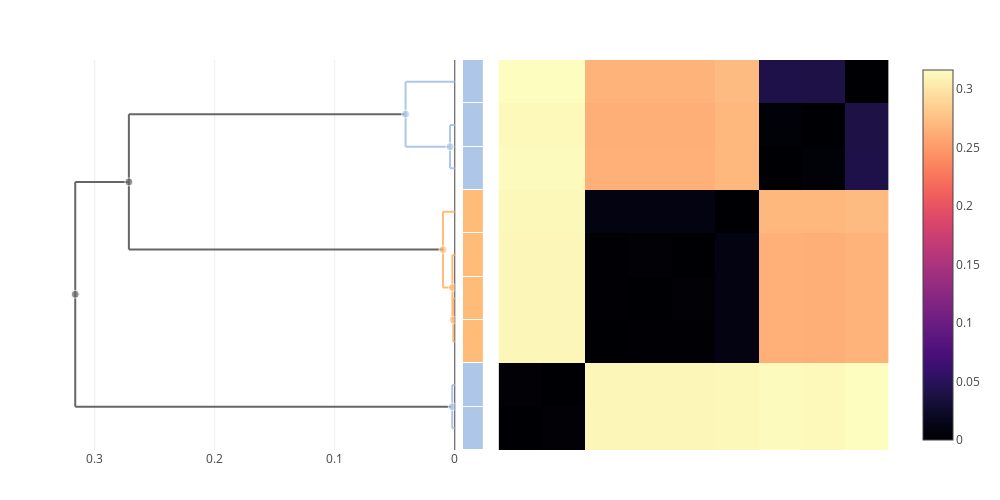

Notebook code cell kept with this figure:
### Code cell
plot(multi_clustermap(cdata, ["californicus", "griseus"]))

### Figure 1 — Plotly figure (JSON) as saved in the notebook; plotly's stock layout.template omitted (floating-point values rounded to 4 significant figures; data arrays with more than 128 entries replaced by an {"elided": "..."} marker saying what was removed)
{"data": [{"colorscale": {"elided": "256x2 mixed values"}, "type": "heatmap", "x": [0.5, 1.5, 2.5, 3.5, 4.5, 5.5, 6.5, 7.5, 8.5, 9.5], "y": [0.5, 1.5, 2.5, 3.5, 4.5, 5.5, 6.5, 7.5, 8.5, 9.5], "z": [[0, 0.002129, 0.3115, 0.3114, 0.3113, 0.3134, 0.3148, 0.3138, 0.3162], [0.002129, 0, 0.3114, 0.3112, 0.3115, 0.3134, 0.3149, 0.314, 0.3162], [0.3115, 0.3114, 0, 0.001255, 0.001569, 0.009859, 0.264, 0.2629, 0.2662], [0.3114, 0.3112, 0.001255, 0, 0.001987, 0.009445, 0.2641, 0.263, 0.2663], [0.3113, 0.3115, 0.001569, 0.001987, 0, 0.009343, 0.2639, 0.2628, 0.2663], [0.3134, 0.3134, 0.009859, 0.009445, 0.009343, 0, 0.2696, 0.2686, 0.2715], [0.3148, 0.3149, 0.264, 0.2641, 0.2639, 0.2696, 0, 0.00396, 0.04098], [0.3138, 0.314, 0.2629, 0.263, 0.2628, 0.2686, 0.00396, 0, 0.03945], [0.3162, 0.3162, 0.2662, 0.2663, 0.2663, 0.2715, 0.04098, 0.03945, 0]]}, {"hoverinfo": "skip", "line": {"color": "#FFBB78"}, "mode": "lines", "showlegend": false, "type": "scatter", "x": [0.009859, 0.009859, null, 0.009859, 0.001987, null, 0.009859, 0, null], "xaxis": "x2", "y": [4.25, 6, null, 4.25, 4.25, null, 6, 6, null], "yaxis": "y"}, {"hoverinfo": "skip", "line": {"color": "#FFBB78"}, "mode": "lines", "showlegend": false, "type": "scatter", "x": [0.001255, 0.001255, null, 0.001255, 0, null, 0.001255, 0, null], "xaxis": "x2", "y": [3, 4, null, 3, 3, null, 4, 4, null], "yaxis": "y"}, {"hoverinfo": "skip", "line": {"color": "#AEC7E8"}, "mode": "lines", "showlegend": false, "type": "scatter", "x": [0.00396, 0.00396, null, 0.00396, 0, null, 0.00396, 0, null], "xaxis": "x2", "y": [7, 8, null, 7, 7, null, 8, 8, null], "yaxis": "y"}, {"hoverinfo": "skip", "line": {"color": "#666666"}, "mode": "lines", "showlegend": false, "type": "scatter", "x": [0.2715, 0.2715, null, 0.2715, 0.009859, null, 0.2715, 0.04098, null], "xaxis": "x2", "y": [5.125, 8.25, null, 5.125, 5.125, null, 8.25, 8.25, null], "yaxis": "y"}, {"hoverinfo": "skip", "line": {"color": "#666666"}, "mode": "lines", "showlegend": false, "type": "scatter", "x": [0.3162, 0.3162, null, 0.3162, 0.002129, null, 0.3162, 0.2715, null], "xaxis": "x2", "y": [1.5, 6.688, null, 1.5, 1.5, null, 6.688, 6.688, null], "yaxis": "y"}, {"hoverinfo": "skip", "line": {"color": "#FFBB78"}, "mode": "lines", "showlegend": false, "type": "scatter", "x": [0.001987, 0.001987, null, 0.001987, 0.001255, null, 0.001987, 0, null], "xaxis": "x2", "y": [3.5, 5, null, 3.5, 3.5, null, 5, 5, null], "yaxis": "y"}, {"hoverinfo": "skip", "line": {"color": "#AEC7E8"}, "mode": "lines", "showlegend": false, "type": "scatter", "x": [0.04098, 0.04098, null, 0.04098, 0.00396, null, 0.04098, 0, null], "xaxis": "x2", "y": [7.5, 9, null, 7.5, 7.5, null, 9, 9, null], "yaxis": "y"}, {"hoverinfo": "skip", "line": {"color": "#AEC7E8"}, "mode": "lines", "showlegend": false, "type": "scatter", "x": [0.002129, 0.002129, null, 0.002129, 0, null, 0.002129, 0, null], "xaxis": "x2", "y": [1, 2, null, 1, 1, null, 2, 2, null], "yaxis": "y"}, {"customdata": [[16, 7, "(mixed)"], [11, 3, "griseus"], [10, 2, "griseus"], [17, 9, "(mixed)"], [14, 4, "griseus"], [13, 2, "californicus"], [15, 3, "californicus"], [12, 2, "californicus"]], "hovertemplate": "ID: %{customdata[0]}<br>\nHeight: %{x:.3f}<br>\nGenome count: %{customdata[1]}\n<br>\n%{customdata[2]}\n<extra></extra>", "marker": {"color": ["#666666", "#FFBB78", "#FFBB78", "#666666", "#FFBB78", "#AEC7E8", "#AEC7E8", "#AEC7E8"], "size": [8, 8, 8, 8, 8, 8, 8, 8]}, "mode": "markers", "showlegend": false, "type": "scatter", "x": [0.2715, 0.001987, 0.001255, 0.3162, 0.009859, 0.00396, 0.04098, 0.002129], "xaxis": "x2", "y": [6.688, 4.25, 3.5, 4.094, 5.125, 7.5, 8.25, 1.5], "yaxis": "y"}, {"colorscale": [[0, "#666666"], [0.1, "#AEC7E8"], [0.2, "#FFBB78"], [0.3, "#98DF8A"], [0.4, "#FF9896"], [0.5, "#C5B0D5"], [0.6, "#C49C94"], [0.7, "#F7B6D2"], [0.8, "#C7C7C7"], [0.9, "#DBDB8D"], [1, "#9EDAE5"]], "customdata": [[["Genome 4", "californicus"]], [["Genome 5", "californicus"]], [["Genome 6", "griseus"]], [["Genome 8", "griseus"]], [["Genome 9", "griseus"]], [["Genome 7", "griseus"]], [["Genome 2", "californicus"]], [["Genome 3", "californicus"]], [["Genome 1", "californicus"]]], "hovertemplate": "%{customdata[0]} <br>\n%{customdata[1]}\n<extra></extra>\n", "showscale": false, "type": "heatmap", "xaxis": "x3", "y": [0.5, 1.5, 2.5, 3.5, 4.5, 5.5, 6.5, 7.5, 8.5, 9.5], "ygap": 1, "z": [[1], [1], [2], [2], [2], [2], [1], [1], [1]], "zmax": 10, "zmin": 0}], "layout": {"height": 500, "hovermode": "closest", "margin": {"b": 50, "l": 50, "r": 50, "t": 60}, "showlegend": false, "width": 1000, "xaxis": {"autorange": true, "constrain": "domain", "domain": [0.5303, 0.9913], "range": [0.5, 9.5], "scaleanchor": "y", "type": "linear", "visible": false}, "xaxis2": {"autorange": true, "domain": [0, 0.4785], "range": [0.3373, 0], "rangemode": "nonnegative", "type": "linear"}, "xaxis3": {"autorange": true, "domain": [0.488, 0.512], "fixedrange": true, "range": [-0.5, 0.5], "visible": false}, "yaxis": {"autorange": true, "domain": [0, 1], "range": [0.5, 9.5], "scaleanchor": "x", "type": "linear", "visible": false}}}
